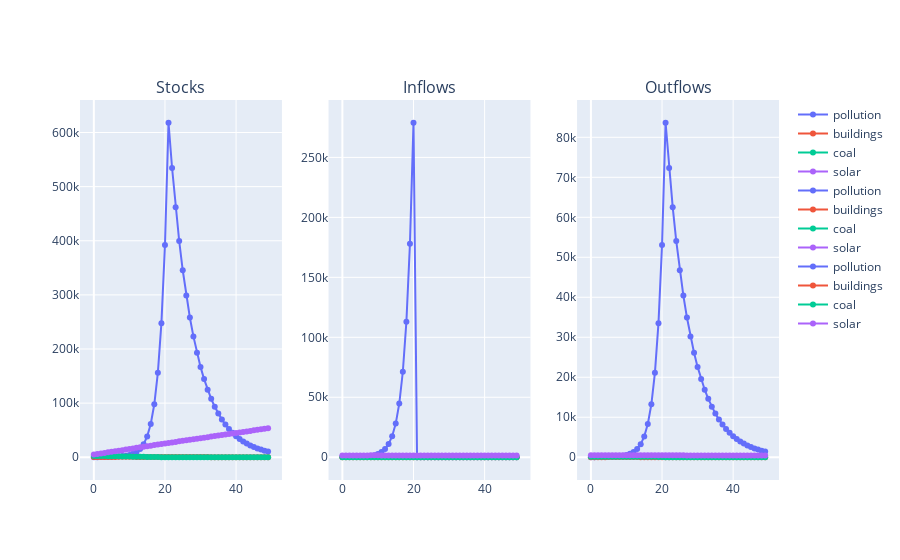

This figure's notebook cell:
### Code cell
a.pollution_lim = True
a.sensitivity = True
a.run_sim(time_steps=50)
# a.outflows
a.plot_sim()
